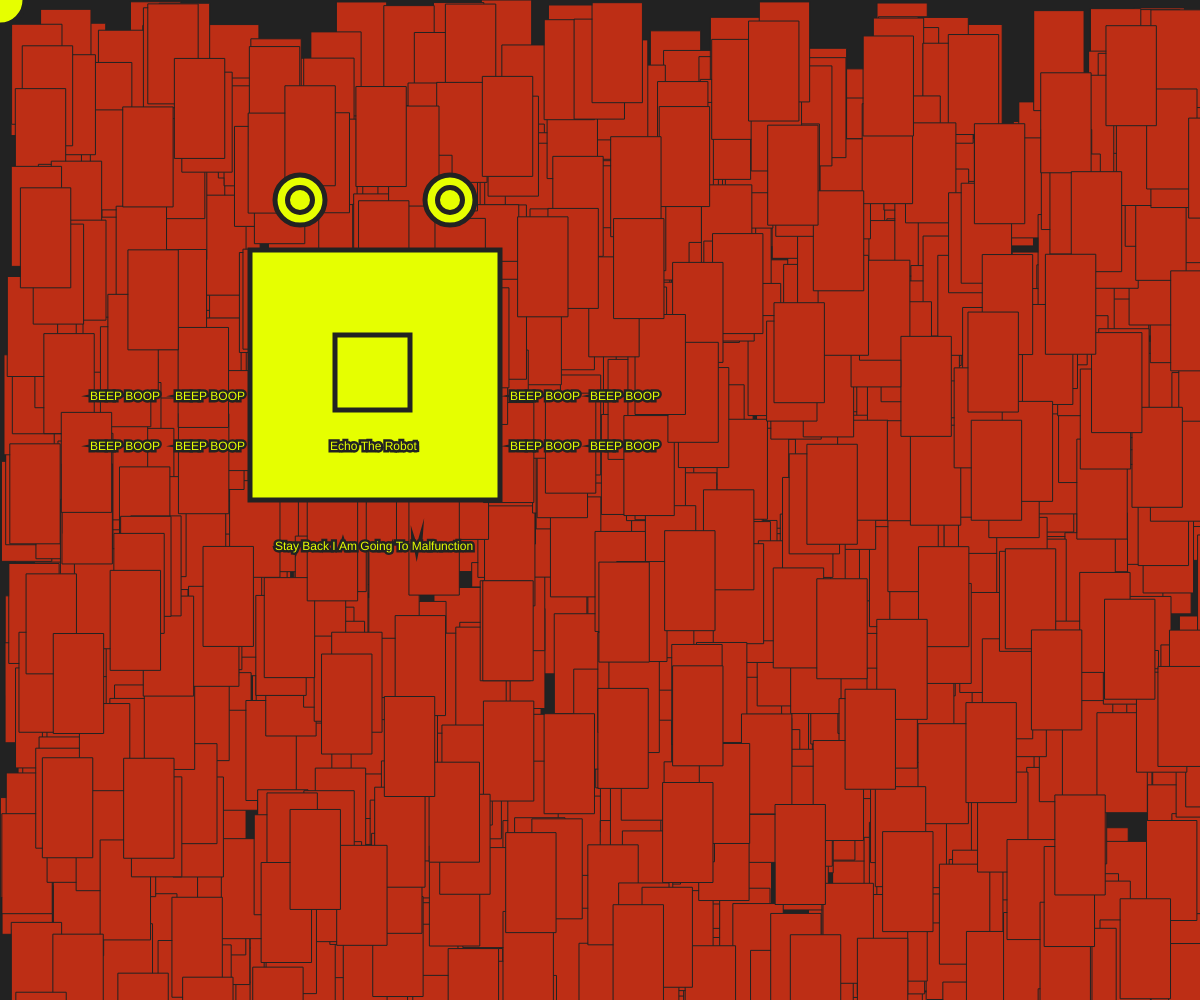
Frame 1 (no input)
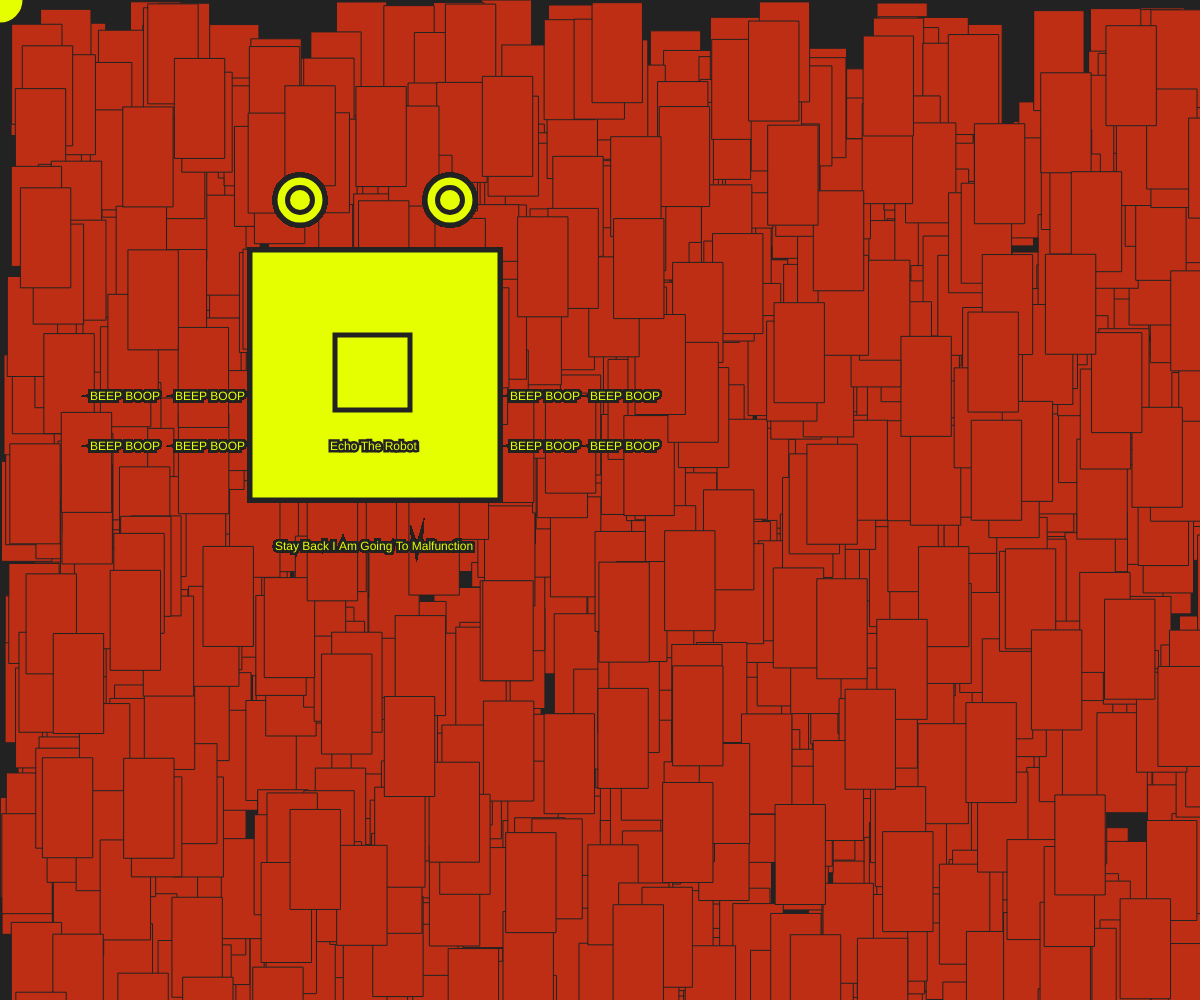
Frame 60 (no input)
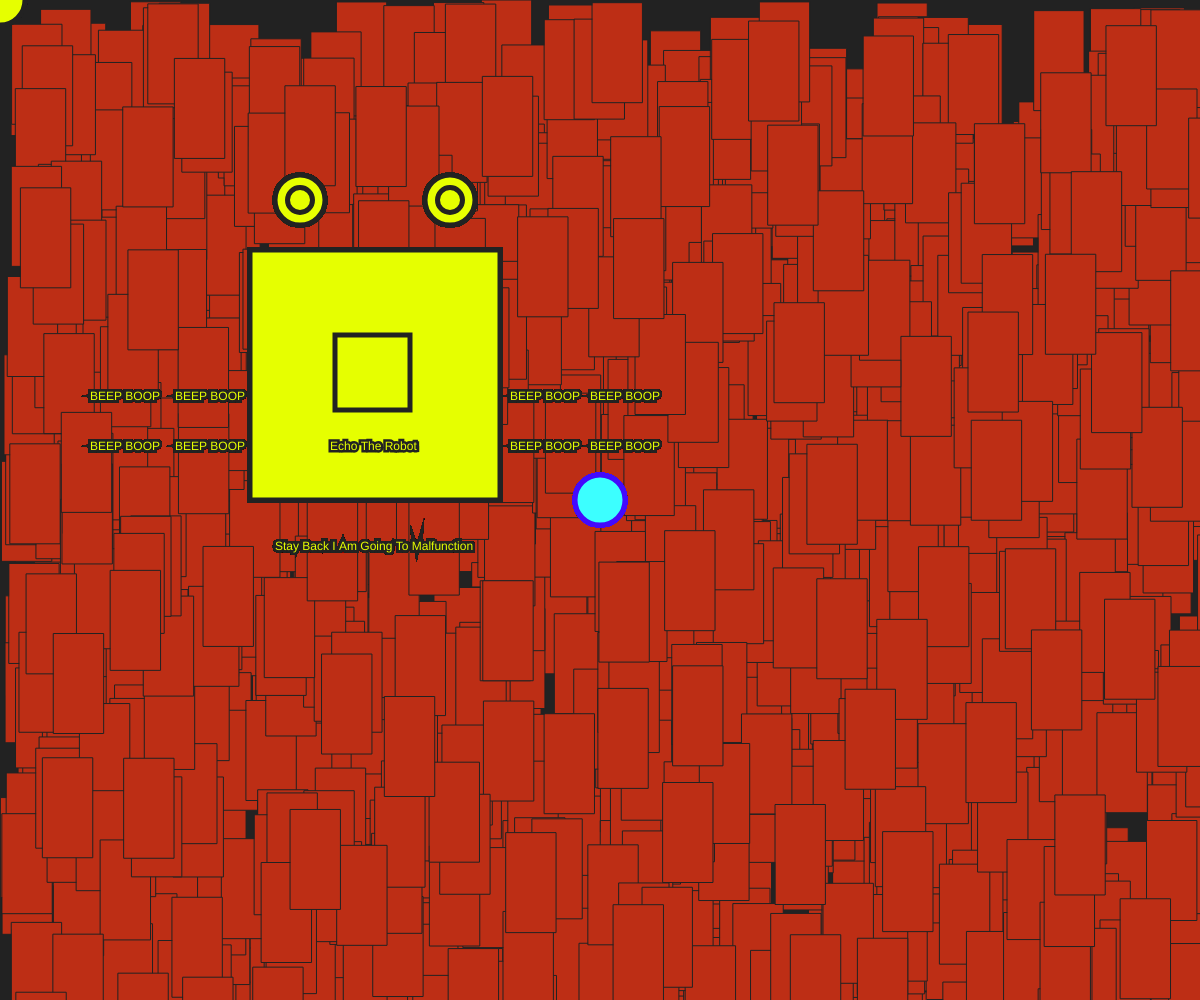
Frame 120 (the mouse pressed at the canvas centre since frame 60)

The p5.js sketch that drew these frames (run headless with seeded random() and noise() and a simulated clock; from frame 60 on, the mouse is pressed at the canvas centre):

// p5.js sketch
// ── sketch.js

var w=50;
var h=50;

var quantity = 0;

function setup() {
  createCanvas(windowWidth, windowHeight);
  background('#222222');

while(quantity < windowWidth) {
  x = random(windowWidth);
  y = random(windowHeight);
  stroke('#222222')
  fill('#BD2E15')
  rect(x,y,w,h*2)
  quantity = quantity + 1;
}

}

function draw() {
  // put drawing code here
if (mouseIsPressed) {
  stroke('#430AFC');
  strokeWeight(5);
  fill('#3CFFFF');
  ellipse(mouseX,mouseY,h,w);
}
else {
  stroke('#222222');
  strokeWeight(5)
  fill('#E6FF00');
  square(250, 250, 250);
  square(335,335,75);
  ellipse(300,200,50,50);
  ellipse(450,200,50,50);
  ellipse(300,200,25,25);
  ellipse(450,200,25,25);
  text("Echo The Robot",330,450)
  text("BEEP BOOP",510,400)
  text("BEEP BOOP",590,400)
  text("BEEP BOOP",510,450)
  text("BEEP BOOP",590,450)
  text("BEEP BOOP",90,400)
  text("BEEP BOOP",175,400)
  text("BEEP BOOP",90,450)
  text("BEEP BOOP",175,450)
  text("Stay Back I Am Going To Malfunction",275,550)
  ellipse(mouseX,mouseY,h,w);
}




}
